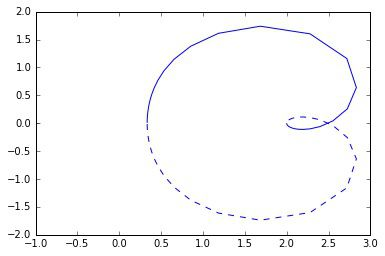

This figure's Python source:
from control.matlab import *
from matplotlib import pyplot as plt
    
def main():
  # 伝達関数のパラメータ
  num = [2, 5, 1]     # 分子の係数
  den = [1, 2, 3]     # 分母の係数
  sys = tf(num, den)  # 伝達関数モデルの作成
  nyquist(sys)         # ナイキスト線図のプロット
  plt.show()

if __name__ == "__main__":
  main()
